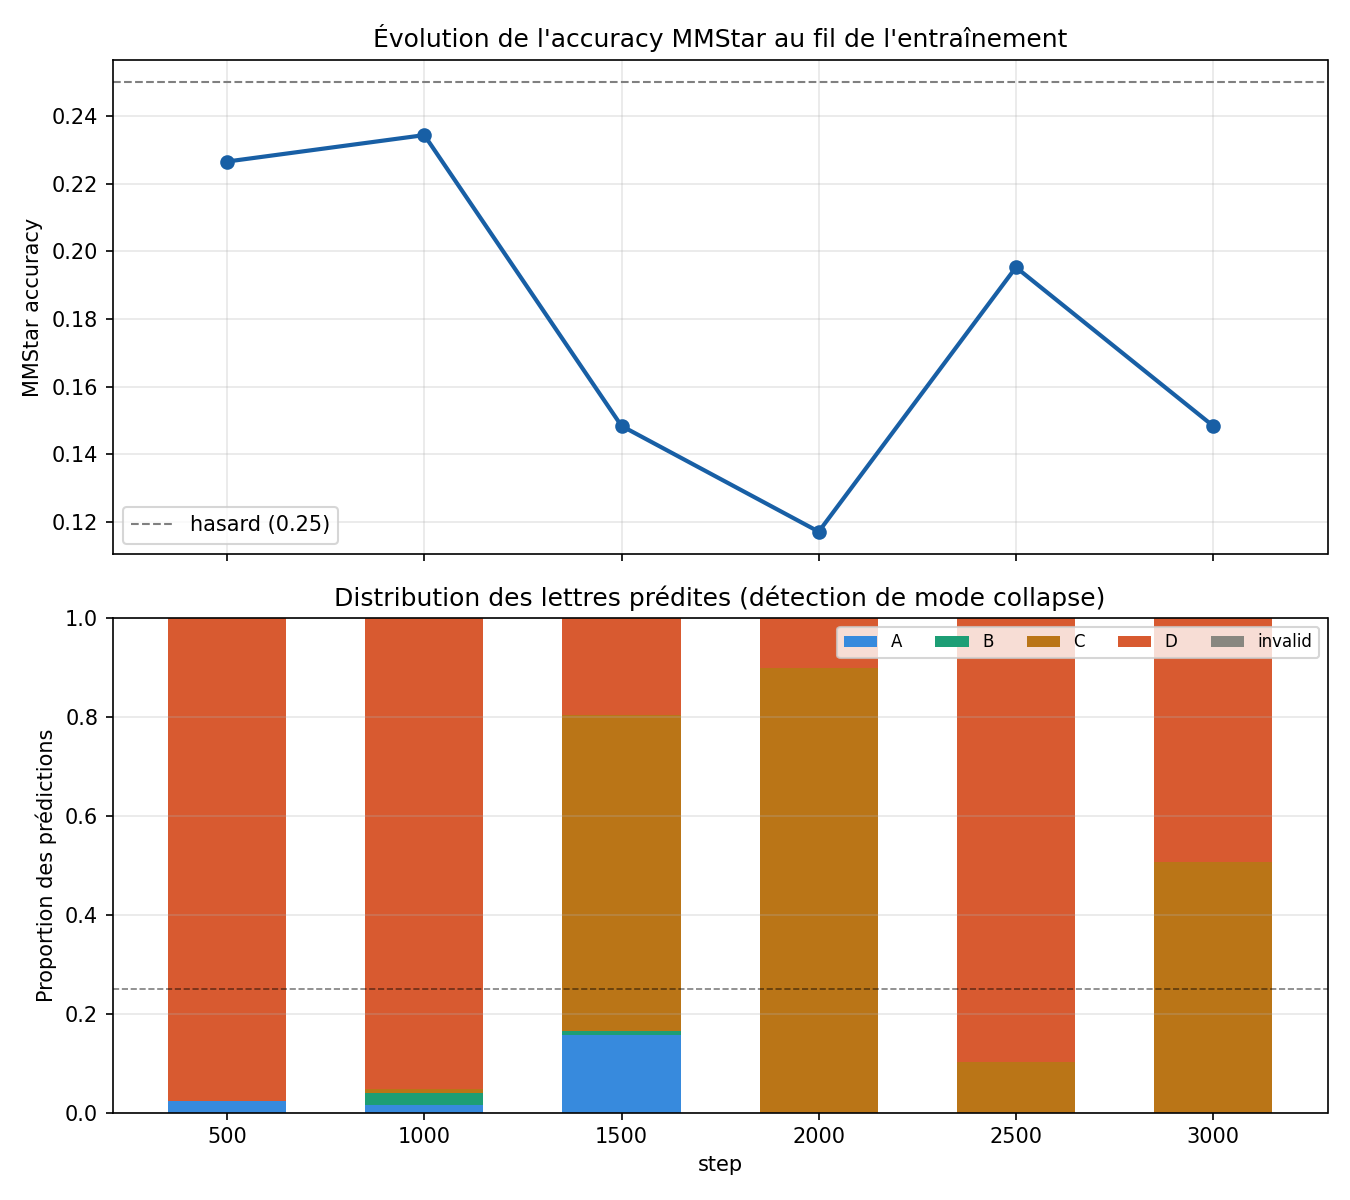

Write the Python code that produced this figure.
"""Diagnostic script — analyse l'évolution de MMStar au fil de l'entraînement.

Usage (à lancer sur le cluster, depuis le dossier du projet) :
    python analyze_mmstar_progress.py --results_dir /tmpdir/tpirtnzzdd/eval_results

Ce script :
  1. Charge tous les fichiers mmstar_step*.json présents dans results_dir
  2. Trace l'évolution de l'accuracy globale au fil des steps
  3. Trace la distribution des lettres prédites (A/B/C/D) à chaque step
     pour détecter un mode collapse (le modèle qui répond toujours la même lettre)
  4. Affiche un résumé texte interprétable directement dans le terminal

Ne nécessite que des libs standard + matplotlib (déjà présent dans la plupart
des environnements ML). Si matplotlib n'est pas dispo, le script affiche
quand même le résumé texte avec --no_plot.
"""

import argparse
import glob
import json
import os
from collections import Counter


def load_all_results(results_dir: str):
    """Charge tous les mmstar_step*.json triés par step croissant."""
    pattern = os.path.join(results_dir, "mmstar_step*.json")
    files = sorted(
        glob.glob(pattern),
        key=lambda f: int(
            os.path.basename(f).replace("mmstar_step", "").replace(".json", "")
        ),
    )
    if not files:
        raise FileNotFoundError(
            f"Aucun fichier mmstar_step*.json trouvé dans {results_dir}"
        )

    runs = []
    for f in files:
        with open(f) as fh:
            data = json.load(fh)
        step = data["global_step"]
        metrics = data["metrics"]
        runs.append({"step": step, "metrics": metrics, "file": f})
    return runs


def prediction_distribution(metrics: dict) -> Counter:
    """Compte combien de fois chaque lettre (ou None) a été prédite."""
    counter = Counter()
    for p in metrics.get("predictions", []):
        pred = p.get("prediction")
        counter[pred if pred is not None else "invalid"] += 1
    return counter


def gold_distribution(metrics: dict) -> Counter:
    """Distribution des bonnes réponses (pour référence — vérifie le hasard théorique)."""
    counter = Counter()
    for p in metrics.get("predictions", []):
        counter[p.get("gold")] += 1
    return counter


def print_summary(runs):
    print("=" * 78)
    print(f"{'step':>6} | {'accuracy':>9} | {'invalid':>8} | distribution prédictions")
    print("-" * 78)
    for run in runs:
        step = run["step"]
        m = run["metrics"]
        acc = m["accuracy"]
        invalid = m.get("invalid", 0)
        total = m.get("total", 0)
        dist = prediction_distribution(m)
        dist_str = ", ".join(
            f"{k}={v}" for k, v in sorted(dist.items(), key=lambda kv: -kv[1])
        )
        print(f"{step:>6} | {acc:>9.4f} | {invalid:>4}/{total:<3} | {dist_str}")
    print("=" * 78)

    # Interprétation automatique simple
    if len(runs) >= 2:
        first_acc = runs[0]["metrics"]["accuracy"]
        last_acc = runs[-1]["metrics"]["accuracy"]
        delta = last_acc - first_acc
        print()
        if delta > 0.05:
            print(
                f"-> Tendance: accuracy en hausse (+{delta:.3f} entre step "
                f"{runs[0]['step']} et {runs[-1]['step']}). Le modèle progresse."
            )
        elif delta < -0.02:
            print(
                f"-> Tendance: accuracy en baisse ({delta:.3f}). "
                "Surveiller — possible instabilité ou surapprentissage."
            )
        else:
            print(
                f"-> Tendance: accuracy quasi stable ({delta:+.3f}). "
                "Si le mode collapse persiste sur plusieurs evals, "
                "creuser le modality projector / flux d'info visuelle."
            )

        # Détection mode collapse sur le dernier run
        last_dist = prediction_distribution(runs[-1]["metrics"])
        last_total = sum(last_dist.values())
        if last_total > 0:
            most_common_letter, most_common_count = last_dist.most_common(1)[0]
            ratio = most_common_count / last_total
            print(
                f"-> Au dernier step ({runs[-1]['step']}): la lettre la plus "
                f"prédite est '{most_common_letter}' ({ratio:.0%} des réponses)."
            )
            if ratio > 0.6:
                print(
                    "   ATTENTION: ratio > 60% -> mode collapse probable, "
                    "le modèle ignore probablement l'image."
                )
            elif ratio < 0.35:
                print(
                    "   Bon signe: distribution assez équilibrée entre les "
                    "lettres, le modèle ne semble pas en mode collapse."
                )


def plot_progress(runs, output_path: str):
    try:
        import matplotlib

        matplotlib.use("Agg")
        import matplotlib.pyplot as plt
    except ImportError:
        print(
            "matplotlib non disponible — utilise --no_plot ou installe-le "
            "avec `pip install matplotlib --break-system-packages`."
        )
        return

    steps = [r["step"] for r in runs]
    accs = [r["metrics"]["accuracy"] for r in runs]

    letters = ["A", "B", "C", "D", "invalid"]
    dist_over_time = {letter: [] for letter in letters}
    for run in runs:
        dist = prediction_distribution(run["metrics"])
        total = sum(dist.values()) or 1
        for letter in letters:
            dist_over_time[letter].append(dist.get(letter, 0) / total)

    fig, (ax1, ax2) = plt.subplots(2, 1, figsize=(9, 8), sharex=True)

    # Plot 1 — accuracy
    ax1.plot(steps, accs, marker="o", color="#185FA5", linewidth=2)
    ax1.axhline(0.25, color="gray", linestyle="--", linewidth=1, label="hasard (0.25)")
    ax1.set_ylabel("MMStar accuracy")
    ax1.set_title("Évolution de l'accuracy MMStar au fil de l'entraînement")
    ax1.legend()
    ax1.grid(alpha=0.3)

    # Plot 2 — distribution des prédictions (stacked area)
    colors = {
        "A": "#378ADD", "B": "#1D9E75", "C": "#BA7517",
        "D": "#D85A30", "invalid": "#888780",
    }
    if len(steps) > 1:
        min_gap = min(b - a for a, b in zip(steps, steps[1:]))
        bar_width = min_gap * 0.6
    else:
        bar_width = max(steps[0] * 0.3, 10)

    bottom = [0] * len(steps)
    for letter in letters:
        values = dist_over_time[letter]
        ax2.bar(
            steps, values, bottom=bottom,
            label=letter, color=colors[letter], width=bar_width,
        )
        bottom = [b + v for b, v in zip(bottom, values)]
    ax2.axhline(0.25, color="black", linestyle="--", linewidth=0.8, alpha=0.5)
    ax2.set_ylabel("Proportion des prédictions")
    ax2.set_xlabel("step")
    ax2.set_xticks(steps)
    ax2.set_title("Distribution des lettres prédites (détection de mode collapse)")
    ax2.legend(loc="upper right", ncol=5, fontsize=8)
    ax2.grid(alpha=0.3, axis="y")

    plt.tight_layout()
    plt.savefig(output_path, dpi=150)
    print(f"\nGraphique sauvegardé : {output_path}")


def main():
    parser = argparse.ArgumentParser(description=__doc__)
    parser.add_argument(
        "--results_dir", type=str, default="/tmpdir/tpirtnzzdd/eval_results",
        help="Dossier contenant les fichiers mmstar_step*.json",
    )
    parser.add_argument(
        "--output", type=str, default="mmstar_progress.png",
        help="Chemin du graphique de sortie",
    )
    parser.add_argument(
        "--no_plot", action="store_true",
        help="N'affiche que le résumé texte, sans générer de graphique",
    )
    args = parser.parse_args()

    runs = load_all_results(args.results_dir)
    print(f"\n{len(runs)} évaluation(s) MMStar trouvée(s) dans {args.results_dir}\n")
    print_summary(runs)

    if not args.no_plot:
        plot_progress(runs, args.output)


if __name__ == "__main__":
    main()
